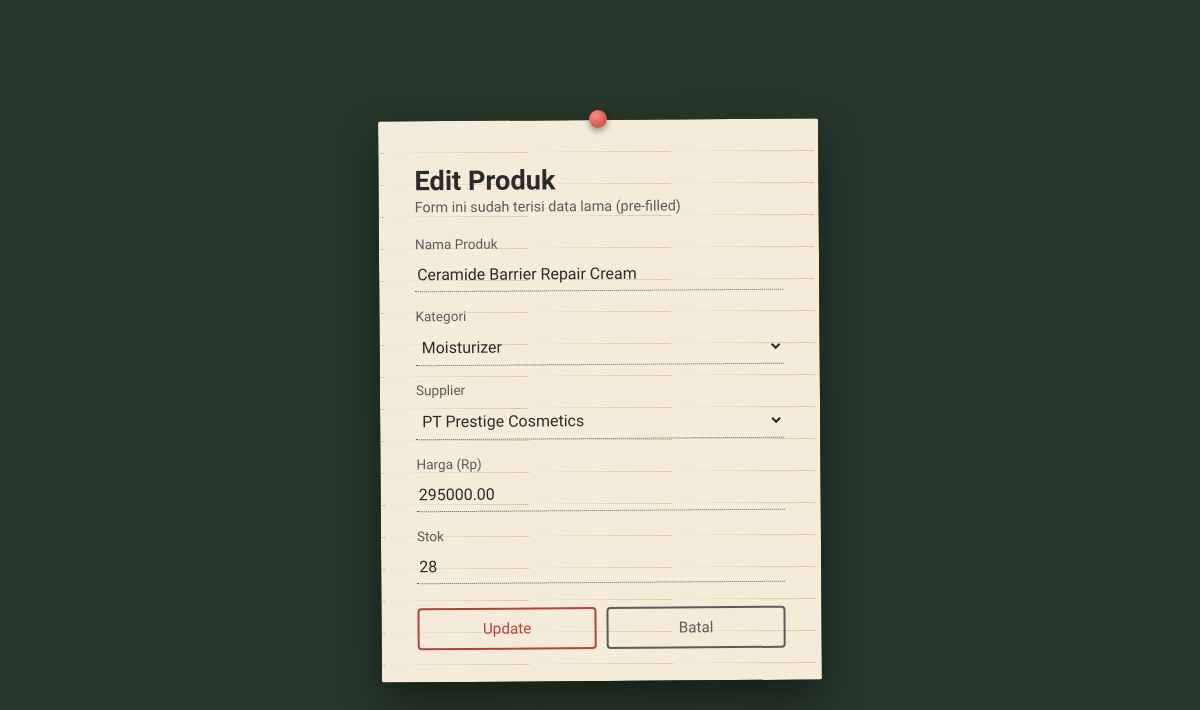
Screenshot of /update.php?id=8 with the database file from the repository.
### tables this page shows
CREATE TABLE produk (
    id INT AUTO_INCREMENT PRIMARY KEY,
    nama_produk VARCHAR(150) NOT NULL,
    kategori_id INT NOT NULL,
    supplier_id INT NOT NULL,
    harga DECIMAL(12,2) NOT NULL DEFAULT 0,
    stok INT NOT NULL DEFAULT 0,
    created_at TIMESTAMP DEFAULT CURRENT_TIMESTAMP,
    CONSTRAINT fk_produk_kategori FOREIGN KEY (kategori_id)
        REFERENCES kategori(id) ON DELETE RESTRICT ON UPDATE CASCADE,
    CONSTRAINT fk_produk_supplier FOREIGN KEY (supplier_id)
        REFERENCES supplier(id) ON DELETE RESTRICT ON UPDATE CASCADE
);

CREATE TABLE kategori (
    id INT AUTO_INCREMENT PRIMARY KEY,
    nama_kategori VARCHAR(100) NOT NULL
);

CREATE TABLE supplier (
    id INT AUTO_INCREMENT PRIMARY KEY,
    nama_supplier VARCHAR(100) NOT NULL,
    kontak VARCHAR(50) NOT NULL
);

### includes/functions.php (called while the page is built, shortened)
<?php
function getAllKategori(PDO $pdo): array
{
    $stmt = $pdo->query('SELECT id, nama_kategori FROM kategori ORDER BY nama_kategori ASC');
    return $stmt->fetchAll();
}
function getAllSupplier(PDO $pdo): array
{
    $stmt = $pdo->query('SELECT id, nama_supplier FROM supplier ORDER BY nama_supplier ASC');
    return $stmt->fetchAll();
}
function getProdukById(PDO $pdo, int $id): ?array
{
    $stmt = $pdo->prepare('SELECT * FROM produk WHERE id = :id');
    $stmt->execute(['id' => $id]);
    $row = $stmt->fetch();
    return $row ?: null;
}

### update.php (the view, shortened to what this page needs)
<?php
require_once __DIR__ . '/includes/config.php';
$id = (int) ($_GET['id'] ?? $_POST['id'] ?? 0);
$produk = getProdukById($pdo, $id);
$old = [
    'nama_produk' => $produk['nama_produk'],
    'kategori_id' => $produk['kategori_id'],
    'supplier_id' => $produk['supplier_id'],
    'harga'       => $produk['harga'],
    'stok'        => $produk['stok'],
];
$kategoriList = getAllKategori($pdo);
$supplierList = getAllSupplier($pdo);
?>
<!DOCTYPE html>
<html lang="id">
<head>
<link rel="stylesheet" href="assets/style.css">
</head>
<body>
<div class="board">
  <div class="paper">
    <div class="pin"></div>
    <h1 class="page-title">Edit Produk</h1>
    <p class="page-subtitle">Form ini sudah terisi data lama (pre-filled)</p>
    <form method="POST" action="update.php?id=<?= (int) $id ?>" novalidate>
      <label class="field-label">
        Nama Produk
        <input type="text" name="nama_produk" value="<?= htmlspecialchars($old['nama_produk'], ENT_QUOTES, 'UTF-8') ?>" required>
      </label>
      <label class="field-label">
        Kategori
        <select name="kategori_id" required>
          <?php foreach ($kategoriList as $k): ?>
            <option value="<?= (int) $k['id'] ?>" <?= (string) $old['kategori_id'] === (string) $k['id'] ? 'selected' : '' ?>>
              <?= htmlspecialchars($k['nama_kategori'], ENT_QUOTES, 'UTF-8') ?>
            </option>
          <?php endforeach; ?>
        </select>
      </label>
      <label class="field-label">
        Supplier
        <select name="supplier_id" required>
          <?php foreach ($supplierList as $s): ?>
            <option value="<?= (int) $s['id'] ?>" <?= (string) $old['supplier_id'] === (string) $s['id'] ? 'selected' : '' ?>>
              <?= htmlspecialchars($s['nama_supplier'], ENT_QUOTES, 'UTF-8') ?>
            </option>
          <?php endforeach; ?>
        </select>
      </label>
      <label class="field-label">
        Harga (Rp)
        <input type="number" step="0.01" min="0" name="harga" value="<?= htmlspecialchars((string) $old['harga'], ENT_QUOTES, 'UTF-8') ?>" required>
      </label>
      <label class="field-label">
        Stok
        <input type="number" min="0" name="stok" value="<?= htmlspecialchars((string) $old['stok'], ENT_QUOTES, 'UTF-8') ?>" required>
      </label>
      <div class="btn-row">
        <button type="submit" class="stamp-btn">Update</button>
        <a href="index.php" class="stamp-btn stamp-btn--ink" style="text-align:center;text-decoration:none;">Batal</a>
      </div>
    </form>
  </div>
</div>
</body>
</html>

### assets/style.css (style rules this page uses)
:root { --paper: #f4ecd8; --paper-line: #d8c9a3; --ink: #2b2b2b; --pencil: #5b5b5b; --pen-red: #b5433d; --pen-green: #3f6b4a; --stamp-amber: #c17f27; --board: #27372c; }
* { box-sizing: border-box; }
body { margin: 0; font-family: 'Work Sans', sans-serif; color: var(--ink); background: var(--board); }
.board { min-height: 100vh; display: flex; align-items: center; justify-content: center; padding: 40px 16px; background: var(--board); }
.paper { position: relative; width: 100%; max-width: 440px; background: var(--paper); background-image: repeating-linear-gradient( transparent, transparent 31px, var(--paper-line) 32px ); padding: 40px 36px 32px; border-radius: 2px; box-shadow: 0 18px 40px rgba(0,0,0,0.45); transform: rotate(-0.4deg); }
.pin { position: absolute; top: -10px; left: 50%; transform: translateX(-50%); width: 18px; height: 18px; border-radius: 50%; background: radial-gradient(circle at 35% 30%, #ff8a80, var(--pen-red)); box-shadow: 0 3px 6px rgba(0,0,0,0.4); }
.page-title { font-family: 'Special Elite', monospace; font-size: 1.7rem; margin: 4px 0 2px; }
.page-subtitle { margin: 0 0 20px; color: var(--pencil); font-size: 0.9rem; }
.field-label { display: block; font-family: 'Special Elite', monospace; font-size: 0.85rem; color: var(--pencil); margin-bottom: 16px; }
.field-label input, .field-label select { display: block; width: 100%; margin-top: 6px; padding: 7px 2px; font-family: 'Work Sans', sans-serif; font-size: 1rem; color: var(--ink); background: transparent; border: none; border-bottom: 1px dotted var(--pencil); outline: none; }
.btn-row { display: flex; gap: 10px; margin-top: 24px; }
.stamp-btn { flex: 1; padding: 10px 14px; font-family: 'Special Elite', monospace; font-size: 0.95rem; color: var(--pen-red); background: transparent; border: 2px double var(--pen-red); border-radius: 4px; cursor: pointer; text-align: center; text-decoration: none; display: inline-block; transition: transform 0.15s ease, background 0.15s ease; }
.stamp-btn--ink { color: var(--pencil); border-color: var(--pencil); }

### rows the page displays
produk: nama_produk "Ceramide Barrier Repair Cream", kategori_id "Moisturizer", supplier_id "PT Prestige Cosmetics", harga "295000.00", stok "28"
